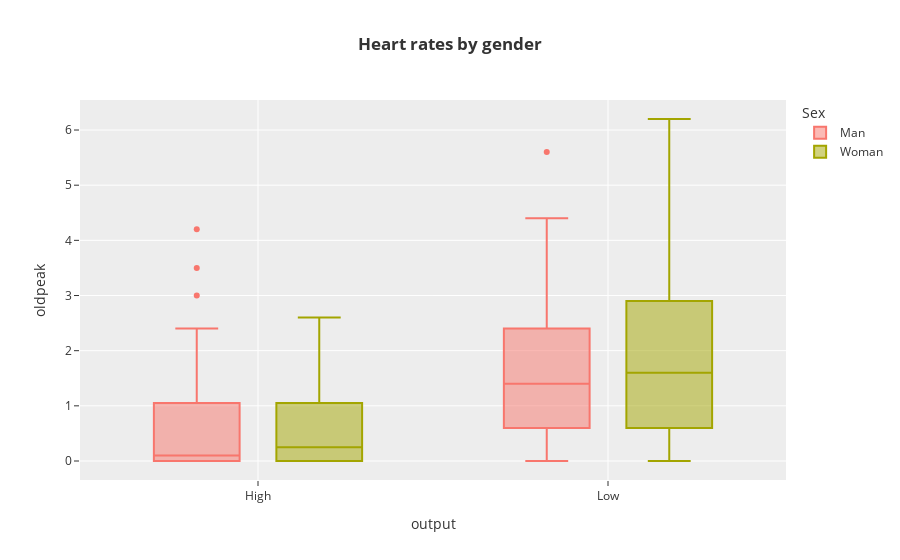

Here is the notebook cell this chart was saved with:
### Code cell
px.box(df,x='output',y='oldpeak',
       color='sex',template='ggplot2',
       labels={'sex':'Sex',
               'max_heart_rate':'max_heart_rate'},
       title='<b>Heart rates by gender')

### Figure 1 — Plotly figure (JSON) as saved in the notebook; plotly's stock layout.template omitted (floating-point values rounded to 4 significant figures; data arrays with more than 128 entries replaced by an {"elided": "..."} marker saying what was removed)
{"data": [{"alignmentgroup": "True", "hovertemplate": "Sex=Man<br>output=%{x}<br>oldpeak=%{y}<extra></extra>", "legendgroup": "Man", "marker": {"color": "#F8766D"}, "name": "Man", "notched": false, "offsetgroup": "Man", "orientation": "v", "showlegend": true, "type": "box", "x": {"elided": "207 str values"}, "x0": " ", "xaxis": "x", "y": {"elided": "207 float values"}, "y0": " ", "yaxis": "y"}, {"alignmentgroup": "True", "hovertemplate": "Sex=Woman<br>output=%{x}<br>oldpeak=%{y}<extra></extra>", "legendgroup": "Woman", "marker": {"color": "#A3A500"}, "name": "Woman", "notched": false, "offsetgroup": "Woman", "orientation": "v", "showlegend": true, "type": "box", "x": ["High", "High", "High", "High", "High", "High", "High", "High", "High", "High", "High", "High", "High", "High", "High", "High", "High", "High", "High", "High", "High", "High", "High", "High", "High", "High", "High", "High", "High", "High", "High", "High", "High", "High", "High", "High", "High", "High", "High", "High", "High", "High", "High", "High", "High", "High", "High", "High", "High", "High", "High", "High", "High", "High", "High", "High", "High", "High", "High", "High", "High", "High", "High", "High", "High", "High", "High", "High", "High", "High", "High", "High", "Low", "Low", "Low", "Low", "Low", "Low", "Low", "Low", "Low", "Low", "Low", "Low", "Low", "Low", "Low", "Low", "Low", "Low", "Low", "Low", "Low", "Low", "Low", "Low"], "x0": " ", "xaxis": "x", "y": [1.4, 0.6, 1.3, 0.2, 1, 1.6, 0, 2.6, 1.8, 0.4, 0.8, 0, 1.4, 0, 0.8, 0.8, 1.5, 0.4, 0, 0, 0.5, 0.6, 0, 0, 0, 1.4, 0.6, 0, 0.2, 1.4, 0, 0.6, 1.6, 1.6, 1, 0, 0, 1.2, 0, 1.5, 0.2, 1.1, 0, 0, 0.2, 0, 0, 0, 2, 0, 0, 0, 0.7, 0, 0.1, 0.2, 0, 0, 0, 0, 0, 0.6, 0, 0.3, 1.1, 0.3, 0.9, 1.6, 0, 0, 0.6, 1.2, 3.6, 1, 0, 1.2, 6.2, 2.6, 1, 3, 1.2, 4, 4, 0, 1.9, 1.9, 1.4, 1, 1.8, 3.4, 0, 2, 2.8, 0, 0.2, 0], "y0": " ", "yaxis": "y"}], "layout": {"boxmode": "group", "legend": {"title": {"text": "Sex"}, "tracegroupgap": 0}, "title": {"text": "<b>Heart rates by gender"}, "xaxis": {"anchor": "y", "domain": [0, 1], "title": {"text": "output"}}, "yaxis": {"anchor": "x", "domain": [0, 1], "title": {"text": "oldpeak"}}}}
